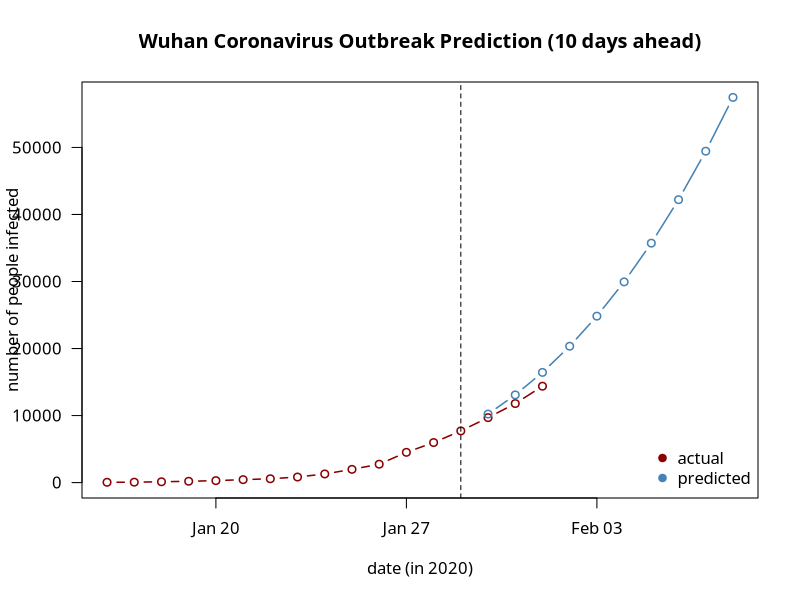

Write the R code that produced this figure.



## data sources:
## * https://www.who.int/emergencies/diseases/novel-coronavirus-2019/situation-reports
## * https://en.wikipedia.org/wiki/2019%E2%80%9320_Wuhan_coronavirus_outbreak
## * https://docs.google.com/spreadsheets/d/1UF2pSkFTURko2OvfHWWlFpDFAr1UxCBA4JLwlSP6KFo/htmlview?usp=sharing&sle=true#

outbreak <- data.frame(
    date = seq.Date(as.Date("2020-01-16"), as.Date("2020-01-29"), by = "days"),
    cumulative_count = c(45, 62, 121, 198, 291, 440, 571, 830, 1287, 1975, 2744, 4515, 5974, 7711)
)

poly_fit <- lm(cumulative_count ~ poly(date, 3), data = outbreak)
summary(poly_fit)
outbreak$preds <- predict(poly_fit)

new_outbreak_data <- data.frame(
    date = seq.Date(as.Date("2020-01-30"), length.out = 10, by = "days") # make 10 day ahead forecast
)

new_outbreak_data$cumulative_count <- c(9692, 11791, 14380, rep(NA, 7)) # update actual outbreak here
new_outbreak_data$preds <- predict(poly_fit, newdata = new_outbreak_data)

## combine them all
outbreak <- rbind(outbreak, new_outbreak_data)

png(filename = "./wuhan-virus-outbreak-modeling.png", 7, 7, units = "in", res = 300)
par(family = "Carlito")
plot(outbreak$date, outbreak$cumulative_count, pch = 1, col = "red4", type = "b",
     ylab = "number of people infected", xlab = "date (in 2020)", las = 1,
     main = "Wuhan Coronavirus Outbreak Prediction (10 days ahead)", lwd = 1.5, ylim = c(0, max(outbreak$preds)))
points(outbreak$date[outbreak$date >= as.Date("2020-01-30")], outbreak$preds[outbreak$date >= as.Date("2020-01-30")],
       pch = 1, col = "steelblue", type = "b", lwd = 1.5)
abline(v = as.Date("2020-01-29"), lty = "dashed")
legend("bottomright", legend = c("actual", "predicted"), bty = "n", pch = 19, col = c("red4", "steelblue"))
dev.off()
